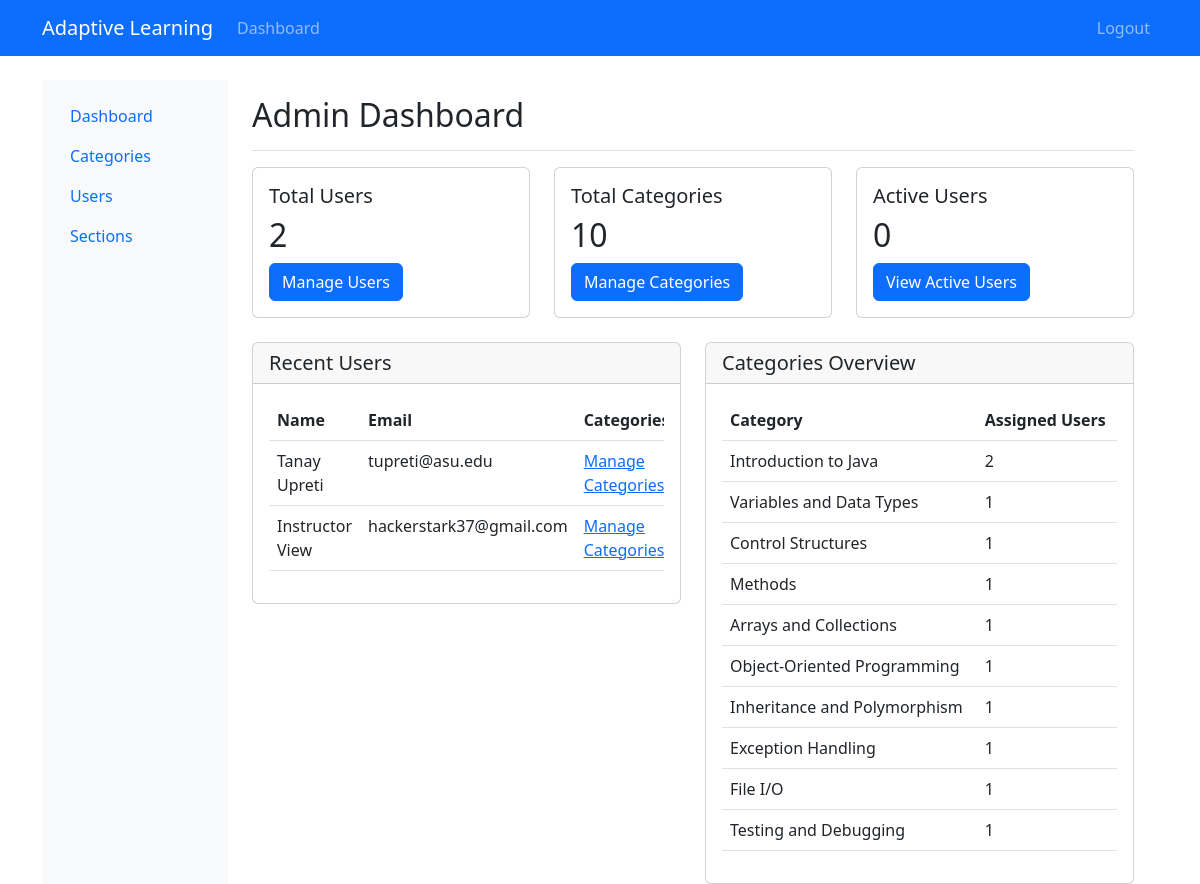
The app's page /admin/ (signed in) with its own data.
### database/models.py (models this page shows, shortened)
class User(Base):
    __tablename__ = "users"
    id = Column(Integer, primary_key=True)
    name = Column(String, nullable=False)
    email = Column(String, unique=True, nullable=False)
    password_hash = Column(String, nullable=False)  # For authentication
    is_admin = Column(Boolean, default=False)  # Admin flag
    attempts = relationship(
        "AttemptLog", back_populates="user", cascade="all, delete-orphan"
    )
    user_categories = relationship("UserCategory", back_populates="user", cascade="all, delete-orphan")
    sections = relationship("Section", secondary=section_users, back_populates="users")

class Category(Base):
    __tablename__ = "categories"
    id = Column(Integer, primary_key=True)
    name = Column(String, unique=True, nullable=False)
    uuid = Column(String, unique=True, nullable=False, default=lambda: str(uuid.uuid4()))
    questions = relationship("Question", back_populates="category", cascade="all, delete-orphan")
    user_categories = relationship("UserCategory", back_populates="category", cascade="all, delete-orphan")
    sections = relationship("Section", secondary=section_categories, back_populates="categories")

### blueprints/admin/routes.py (the view)
@admin_bp.route('/')
@admin_required
def admin_dashboard():
    users = db.get_all(User)
    categories = db.get_all(Category)
    category_counts = {}
    for category in categories:
        count = db.query(UserCategory).filter_by(category_id=category.id).count()
        category_counts[category.id] = count
    return render_template('admin/dashboard.html',
                         users=users,
                         categories=categories,
                         category_counts=category_counts)

### blueprints/admin/routes.py (called while the page is built)
def admin_required(f):
    @wraps(f)
    def decorated_function(*args, **kwargs):
        if 'user_id' not in session:
            flash('Please log in to access this page.', 'warning')
            return redirect(url_for('user.login'))
        user = db.get(User, session['user_id'])
        if not user or not user.is_admin:
            flash('You do not have permission to access this page.', 'error')
            return redirect(url_for('user.dashboard'))
        return f(*args, **kwargs)
    return decorated_function

### database/engine.py (called while the page is built)
    def get_session(self):
        return self.Session()

    def get(self, model, id):
        session = self.get_session()
        try:
            return session.query(model).get(id)
        finally:
            session.close()

    def get_all(self, model):
        session = self.get_session()
        try:
            return session.query(model).all()
        finally:
            session.close()

    def query(self, model):
        return self.get_session().query(model)

### main.py (called while the page is built)
@app.before_request
def before_request():
    g.db_session = db.get_session()

@app.after_request
def after_request(response):
    if hasattr(g, 'db_session'):
        g.db_session.close()
    return response

### templates/admin/dashboard.html
{% extends "admin/base.html" %}
{% block admin_title %}Admin Dashboard{% endblock %}
{% block admin_content %}
<div class="row">
    <div class="col-md-4">
        <div class="card mb-4">
            <div class="card-body">
                <h5 class="card-title">Total Users</h5>
                <h2 class="card-text">{{ users|length }}</h2>
                <a href="{{ url_for('admin.manage_users') }}" class="btn btn-primary">Manage Users</a>
            </div>
        </div>
    </div>
    <div class="col-md-4">
        <div class="card mb-4">
            <div class="card-body">
                <h5 class="card-title">Total Categories</h5>
                <h2 class="card-text">{{ categories|length }}</h2>
                <a href="{{ url_for('admin.manage_categories') }}" class="btn btn-primary">Manage Categories</a>
            </div>
        </div>
    </div>
    <div class="col-md-4">
        <div class="card mb-4">
            <div class="card-body">
                <h5 class="card-title">Active Users</h5>
                <h2 class="card-text">{{ users|selectattr('is_active')|list|length }}</h2>
                <a href="{{ url_for('admin.manage_users') }}" class="btn btn-primary">View Active Users</a>
            </div>
        </div>
    </div>
</div>
<div class="row">
    <div class="col-md-6">
        <div class="card">
            <div class="card-header">
                <h5 class="card-title mb-0">Recent Users</h5>
            </div>
            <div class="card-body">
                <div class="table-responsive">
                    <table class="table">
                        <thead>
                            <tr>
                                <th>Name</th>
                                <th>Email</th>
                                <th>Categories</th>
                            </tr>
                        </thead>
                        <tbody>
                            {% for user in users[:5] %}
                            <tr>
                                <td>{{ user.name }}</td>
                                <td>{{ user.email }}</td>
                                <td>
                                    <a href="{{ url_for('admin.manage_user_categories', user_id=user.id) }}">
                                        Manage Categories
                                    </a>
                                </td>
                            </tr>
                            {% endfor %}
                        </tbody>
                    </table>
                </div>
            </div>
        </div>
    </div>
    <div class="col-md-6">
        <div class="card">
            <div class="card-header">
                <h5 class="card-title mb-0">Categories Overview</h5>
            </div>
            <div class="card-body">
                <div class="table-responsive">
                    <table class="table">
                        <thead>
                            <tr>
                                <th>Category</th>
                                <th>Assigned Users</th>
                            </tr>
                        </thead>
                        <tbody>
                            {% for category in categories %}
                            <tr>
                                <td>{{ category.name }}</td>
                                <td>{{ category_counts[category.id] }}</td>
                            </tr>
                            {% endfor %}
                        </tbody>
                    </table>
                </div>
            </div>
        </div>
    </div>
</div>
{% endblock %}

### records on screen
User: name "Tanay Upreti", email "tupreti@asu.edu"
User: name "Instructor View", email "hackerstark37@gmail.com"
Category: name "Introduction to Java", category_counts "2"
Category: name "Variables and Data Types", category_counts "1"
Category: name "Control Structures", category_counts "1"
Category: name "Methods", category_counts "1"
Category: name "Arrays and Collections", category_counts "1"
Category: name "Object-Oriented Programming", category_counts "1"
Category: name "Inheritance and Polymorphism", category_counts "1"
Category: name "Exception Handling", category_counts "1"
Category: name "File I/O", category_counts "1"
Category: name "Testing and Debugging", category_counts "1"

### other values on screen
{{ users|length }} "2"
{{ categories|length }} "10"
{{ users|selectattr('is_active')|list|length }} "0"
